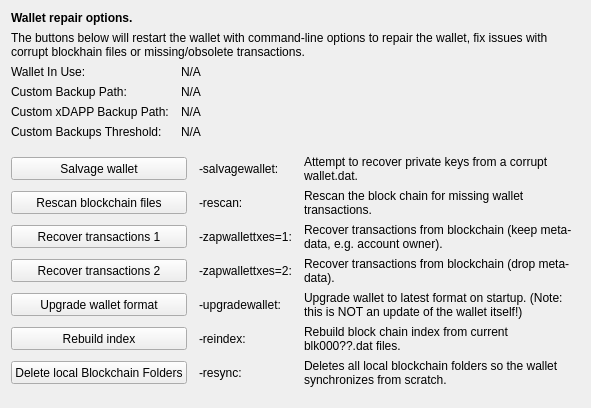
     <widget class="QWidget" name="tab_repair">
      <attribute name="title">
       <string>&amp;Wallet Repair</string>
      </attribute>
      <layout class="QGridLayout" name="gridLayout_4" columnstretch="0,0,0,0">
       <property name="horizontalSpacing">
        <number>12</number>
       </property>
       <item row="0" column="0" colspan="4">
        <widget class="QLabel" name="label_repair_header">
         <property name="font">
          <font>
           <weight>75</weight>
           <bold>true</bold>
          </font>
         </property>
         <property name="text">
          <string>Wallet repair options.</string>
         </property>
        </widget>
       </item>
       <item row="1" column="0" colspan="4">
        <widget class="QLabel" name="label_repair_helptext">
         <property name="font">
          <font>
           <weight>50</weight>
           <bold>false</bold>
          </font>
         </property>
         <property name="text">
          <string>The buttons below will restart the wallet with command-line options to repair the wallet, fix issues with corrupt blockhain files or missing/obsolete transactions.</string>
         </property>
         <property name="wordWrap">
          <bool>true</bool>
         </property>
        </widget>
       </item>
       <item row="2" column="0">
        <widget class="QLabel" name="wallet_path_label">
         <property name="text">
          <string>Wallet In Use:</string>
         </property>
        </widget>
       </item>
       <item row="2" column="1" colspan="3">
        <widget class="QLabel" name="wallet_path">
         <property name="cursor">
          <cursorShape>IBeamCursor</cursorShape>
         </property>
         <property name="text">
          <string>N/A</string>
         </property>
         <property name="textFormat">
          <enum>Qt::PlainText</enum>
         </property>
         <property name="textInteractionFlags">
          <set>Qt::LinksAccessibleByMouse|Qt::TextSelectableByKeyboard|Qt::TextSelectableByMouse</set>
         </property>
        </widget>
       </item>
       <item row="3" column="0">
        <widget class="QLabel" name="wallet_custombackuppath_label">
         <property name="visible">
          <bool>false</bool>
         </property>
         <property name="text">
          <string>Custom Backup Path:</string>
         </property>
        </widget>
       </item>
       <item row="3" column="1" colspan="3">
        <widget class="QLabel" name="wallet_custombackuppath">
         <property name="cursor">
          <cursorShape>IBeamCursor</cursorShape>
         </property>
         <property name="visible">
          <bool>false</bool>
         </property>
         <property name="text">
          <string>N/A</string>
         </property>
         <property name="textFormat">
          <enum>Qt::PlainText</enum>
         </property>
         <property name="textInteractionFlags">
          <set>Qt::LinksAccessibleByMouse|Qt::TextSelectableByKeyboard|Qt::TextSelectableByMouse</set>
         </property>
        </widget>
       </item>
       <item row="4" column="0">
        <widget class="QLabel" name="wallet_customxdappbackuppath_label">
         <property name="visible">
          <bool>false</bool>
         </property>
         <property name="text">
          <string>Custom xDAPP Backup Path:</string>
         </property>
        </widget>
       </item>
       <item row="4" column="1" colspan="3">
        <widget class="QLabel" name="wallet_customxdappbackuppath">
         <property name="cursor">
          <cursorShape>IBeamCursor</cursorShape>
         </property>
         <property name="visible">
          <bool>false</bool>
         </property>
         <property name="text">
          <string>N/A</string>
         </property>
         <property name="textFormat">
          <enum>Qt::PlainText</enum>
         </property>
         <property name="textInteractionFlags">
          <set>Qt::LinksAccessibleByMouse|Qt::TextSelectableByKeyboard|Qt::TextSelectableByMouse</set>
         </property>
        </widget>
       </item>
       <item row="5" column="0">
        <widget class="QLabel" name="wallet_custombackupthreshold_label">
         <property name="visible">
          <bool>false</bool>
         </property>
         <property name="text">
          <string>Custom Backups Threshold:</string>
         </property>
        </widget>
       </item>
       <item row="5" column="1" colspan="3">
        <widget class="QLabel" name="wallet_custombackupthreshold">
         <property name="cursor">
          <cursorShape>IBeamCursor</cursorShape>
         </property>
         <property name="visible">
          <bool>false</bool>
         </property>
         <property name="text">
          <string>N/A</string>
         </property>
         <property name="textFormat">
          <enum>Qt::PlainText</enum>
         </property>
         <property name="textInteractionFlags">
          <set>Qt::LinksAccessibleByMouse|Qt::TextSelectableByKeyboard|Qt::TextSelectableByMouse</set>
         </property>
        </widget>
       </item>
       <item row="6" column="0">
        <spacer name="verticalSpacer_repair1">
         <property name="orientation">
          <enum>Qt::Vertical</enum>
         </property>
         <property name="sizeHint" stdset="0">
          <size>
           <width>10</width>
           <height>10</height>
          </size>
         </property>
        </spacer>
       </item>
       <item row="7" column="0" colspan="2">
        <widget class="QPushButton" name="btn_salvagewallet">
         <property name="minimumSize">
          <size>
           <width>100</width>
           <height>23</height>
          </size>
         </property>
         <property name="text">
          <string>Salvage wallet</string>
         </property>
        </widget>
       </item>
       <item row="7" column="2">
        <widget class="QLabel" name="label_repair_salvage_command">
         <property name="text">
          <string notr="true">-salvagewallet:</string>
         </property>
        </widget>
       </item>
       <item row="7" column="3">
        <widget class="QLabel" name="label_repair_salvage">
         <property name="text">
          <string>Attempt to recover private keys from a corrupt wallet.dat.</string>
         </property>
         <property name="wordWrap">
          <bool>true</bool>
         </property>
        </widget>
       </item>
       <item row="8" column="0" colspan="2">
        <widget class="QPushButton" name="btn_rescan">
         <property name="minimumSize">
          <size>
           <width>100</width>
           <height>23</height>
          </size>
         </property>
         <property name="text">
          <string>Rescan blockchain files</string>
         </property>
        </widget>
       </item>
       <item row="8" column="2">
        <widget class="QLabel" name="label_repair_rescan_command">
         <property name="text">
          <string notr="true">-rescan:</string>
         </property>
        </widget>
       </item>
       <item row="8" column="3">
        <widget class="QLabel" name="label_repair_rescan">
         <property name="text">
          <string>Rescan the block chain for missing wallet transactions.</string>
         </property>
         <property name="wordWrap">
          <bool>true</bool>
         </property>
        </widget>
       </item>
       <item row="9" column="0" colspan="2">
        <widget class="QPushButton" name="btn_zapwallettxes1">
         <property name="minimumSize">
          <size>
           <width>100</width>
           <height>23</height>
          </size>
         </property>
         <property name="text">
          <string>Recover transactions 1</string>
         </property>
        </widget>
       </item>
       <item row="9" column="2">
        <widget class="QLabel" name="label_repair_zap1_command">
         <property name="text">
          <string notr="true">-zapwallettxes=1:</string>
         </property>
        </widget>
       </item>
       <item row="9" column="3">
        <widget class="QLabel" name="label_repair_zap1">
         <property name="text">
          <string>Recover transactions from blockchain (keep meta-data, e.g. account owner).</string>
         </property>
         <property name="wordWrap">
          <bool>true</bool>
         </property>
        </widget>
       </item>
       <item row="10" column="0" colspan="2">
        <widget class="QPushButton" name="btn_zapwallettxes2">
         <property name="minimumSize">
          <size>
           <width>100</width>
           <height>23</height>
          </size>
         </property>
         <property name="text">
          <string>Recover transactions 2</string>
         </property>
        </widget>
       </item>
       <item row="10" column="2">
        <widget class="QLabel" name="label_repair_zap2_command">
         <property name="text">
          <string notr="true">-zapwallettxes=2:</string>
         </property>
        </widget>
       </item>
       <item row="10" column="3">
        <widget class="QLabel" name="label_repair_zap2">
         <property name="text">
          <string>Recover transactions from blockchain (drop meta-data).</string>
         </property>
         <property name="wordWrap">
          <bool>true</bool>
         </property>
        </widget>
       </item>
       <item row="11" column="0" colspan="2">
        <widget class="QPushButton" name="btn_upgradewallet">
         <property name="minimumSize">
          <size>
           <width>100</width>
           <height>23</height>
          </size>
         </property>
         <property name="text">
          <string>Upgrade wallet format</string>
         </property>
        </widget>
       </item>
       <item row="11" column="2">
        <widget class="QLabel" name="label_repair_upgrade_command">
         <property name="text">
          <string notr="true">-upgradewallet:</string>
         </property>
        </widget>
       </item>
       <item row="11" column="3">
        <widget class="QLabel" name="label_repair_upgrade">
         <property name="text">
          <string>Upgrade wallet to latest format on startup. (Note: this is NOT an update of the wallet itself!)</string>
         </property>
         <property name="wordWrap">
          <bool>true</bool>
         </property>
        </widget>
       </item>
       <item row="12" column="0" colspan="2">
        <widget class="QPushButton" name="btn_reindex">
         <property name="minimumSize">
          <size>
           <width>100</width>
           <height>23</height>
          </size>
         </property>
         <property name="text">
          <string>Rebuild index</string>
         </property>
        </widget>
       </item>
       <item row="12" column="2">
        <widget class="QLabel" name="label_repair_reindex_command">
         <property name="text">
          <string notr="true">-reindex:</string>
         </property>
        </widget>
       </item>
       <item row="12" column="3">
        <widget class="QLabel" name="label_repair_reindex">
         <property name="text">
          <string>Rebuild block chain index from current blk000??.dat files.</string>
         </property>
         <property name="wordWrap">
          <bool>true</bool>
         </property>
        </widget>
       </item>
       <item row="13" column="0" colspan="2">
        <widget class="QPushButton" name="btn_resync">
         <property name="minimumSize">
          <size>
           <width>100</width>
           <height>23</height>
          </size>
         </property>
         <property name="text">
          <string>Delete local Blockchain Folders</string>
         </property>
        </widget>
       </item>
       <item row="13" column="2">
        <widget class="QLabel" name="label_repair_resync_command">
         <property name="text">
          <string>-resync:</string>
         </property>
        </widget>
       </item>
       <item row="13" column="3">
        <widget class="QLabel" name="label_repair_resync">
         <property name="text">
          <string>Deletes all local blockchain folders so the wallet synchronizes from scratch.</string>
         </property>
         <property name="wordWrap">
          <bool>true</bool>
         </property>
        </widget>
       </item>
       <item row="14" column="0">
        <spacer name="verticalSpacer_repair2">
         <property name="orientation">
          <enum>Qt::Vertical</enum>
         </property>
         <property name="sizeHint" stdset="0">
          <size>
           <width>20</width>
           <height>10</height>
          </size>
         </property>
        </spacer>
       </item>
      </layout>
     </widget>
